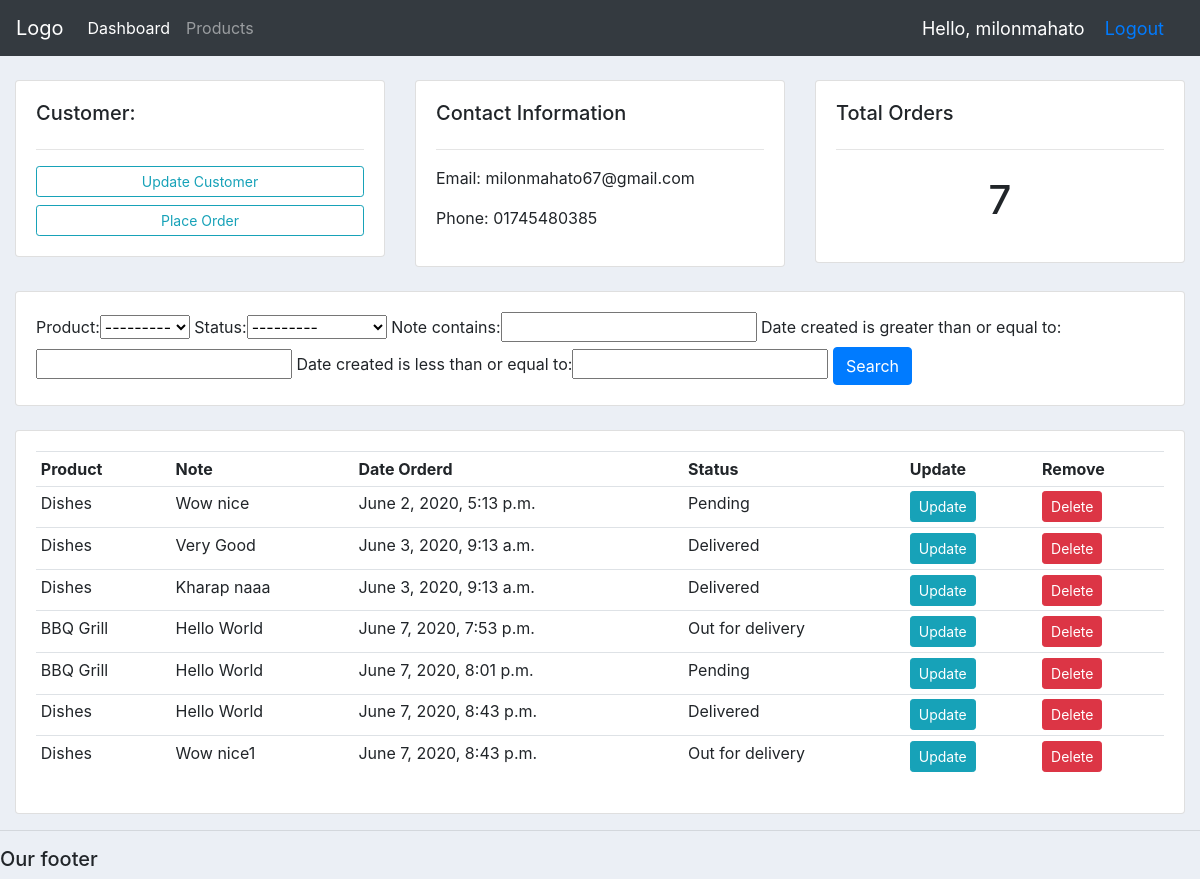
The app's page /customers/1 (signed in) with its own data.
### accounts/models.py (models this page shows, shortened)
class Customer(models.Model):
    user = models.OneToOneField(User, on_delete=models.CASCADE, null=True, blank=True)
    name = models.CharField(max_length=200, null=True)
    phone = models.CharField(max_length=200, null=True)
    profile_pic = models.ImageField(upload_to='profile_pics', default='profile_pics/2.jpg', null=True, blank=True)
    email = models.CharField(max_length=200, null=True)
    date_created = models.DateTimeField(auto_now_add=True, null=True)

class Order(models.Model):
    STATUS = (
        ('Pending', 'Pending'),
        ('Out for delivery', 'Out for delivery'),
        ('Delivered', 'Delivered'),
    )
    customer = models.ForeignKey(Customer, null=True,  on_delete=models.SET_NULL, related_name='orders')
    product = models.ForeignKey(Product, null=True, on_delete=models.SET_NULL)
    date_created = models.DateTimeField(auto_now_add=True, null=True)
    status = models.CharField(max_length=200, null=True, choices=STATUS)
    note = models.CharField(max_length=200, null=True)

class Product(models.Model):
    CATEGORY = (
        ('Indoor', 'Indoor'),
        ('Out Door', 'Out Door'),
    )
    name = models.CharField(max_length=200, null=True)
    price = models.FloatField(null=True)
    category = models.CharField(max_length=200, null=True, choices=CATEGORY)
    description = models.CharField(max_length=200, null=True, blank=True)
    date_created = models.DateTimeField(auto_now_add=True, null=True)
    tags = models.ManyToManyField(Tag)
    def __str__(self):
        return self.name

### accounts/views/classbased_view.py (the view)
# urls.py: path('customers/<str:pk>', CustomerView.as_view(), name='customers'),
class CustomerView(DetailView):
    model = Customer
    template_name = 'accounts/customers.html'
    context_object_name = 'customer'
    def get_context_data(self, **kwargs):
        context = super().get_context_data(**kwargs)
        customer = Customer.objects.get(id=self.kwargs.get('pk'))
        myFilter = OrderFilter(self.request.GET, queryset=customer.orders.all())
        orders = myFilter.qs
        context['myFilter'] = myFilter
        context['orders'] = orders
        return context
    @method_decorator(login_required(login_url='login'))
    @method_decorator(allowed_users(allowed_roles=['admin']))
    def dispatch(self, *args, **kwargs):
        return super().dispatch(*args, **kwargs)

### templates/accounts/customers.html
{% extends 'base.html' %}
{% block content %}
	<br>
    <div class="row">
        <div class="col-md">
            <div class="card card-body">
                <h5>Customer:</h5>
                <hr>
                <a class="btn btn-outline-info  btn-sm btn-block" href="">Update Customer</a>
                <a class="btn btn-outline-info  btn-sm btn-block" href="{% url 'create_order' customer.id %}">Place Order</a>
            </div>
        </div>
        <div class="col-md">
            <div class="card card-body">
                <h5>Contact Information</h5>
                <hr>
                <p>Email: {{ customer.email }}</p>
                <p>Phone: {{ customer.phone }}</p>
            </div>
        </div>
        <div class="col-md">
            <div class="card card-body">
                <h5>Total Orders</h5>
                <hr>
                <h1 style="text-align: center;padding: 10px">{{ customer.orders.count }}</h1>
            </div>
        </div>
    </div>
    <br>
    <div class="row">
        <div class="col">
            <div class="card card-body">
                <form method="get">
                    {{ myFilter.form }}
                    <button class="btn btn-primary" type="submit">Search</button>
                </form>
            </div>
        </div>
    </div>
    <br>
    <div class="row">
        <div class="col-md">
            <div class="card card-body">
                <table class="table table-sm">
                    <tr>
                        <th>Product</th>
                        <th>Note</th>
                        <th>Date Orderd</th>
                        <th>Status</th>
                        <th>Update</th>
                        <th>Remove</th>
                    </tr>
                    {% for order in orders %}
                        <tr>
                            <td>{{ order.product }}</td>
                            <td>{{ order.note }}</td>
                            <td>{{ order.date_created }}</td>
                            <td>{{ order.status }}</td>
                            <td><a class="btn btn-sm btn-info" href="{% url 'update_order' order.id %}">Update</a></td>
                            <td><a class="btn btn-sm btn-danger" href="{% url 'delete_order' order.id %}">Delete</a></td>
                        </tr>
                    {% endfor %}
                </table>
            </div>
        </div>
    </div>
{% endblock %}

### templates/navbar.html (shortened to what this page needs)
<nav class="navbar navbar-expand-lg navbar-dark bg-dark">
    <a class="navbar-brand" href="#">Logo</a>
    <div class="collapse navbar-collapse" id="navbarNav">
        <ul class="navbar-nav">
            {% if request.user.is_staff %}
                <li class="nav-item active">
                    <a class="nav-link" href="{% url 'home' %}">Dashboard</a>
                </li>
                <li class="nav-item">
                    <a class="nav-link" href="{% url 'products' %}">Products</a>
                </li>
            {% else %}
                <li class="nav-item">
                    <a class="nav-link" href="{% url 'account' %}">Setting</a>
                </li>
            {% endif %}
        </ul>
    </div>
    <span id = "hello-msg">Hello, {{ request.user }}</span>
    <span id = "hello-msg"><a href="{% url 'logout' %}">Logout</a></span>
</nav>

### static/css/main.css (style rules this page uses)
body { background-color: #ebeff5; }
#hello-msg { font-size: 18px; color: white; margin-right: 20px; }

### records on screen
Customer: email "milonmahato67@gmail.com", phone "01745480385", orders.count "7"
Order: product "Dishes", note "Wow nice", date_created "June 2, 2020, 5:13 p.m.", status "Pending"
Order: product "Dishes", note "Very Good", date_created "June 3, 2020, 9:13 a.m.", status "Delivered"
Order: product "Dishes", note "Kharap naaa", date_created "June 3, 2020, 9:13 a.m.", status "Delivered"
Order: product "BBQ Grill", note "Hello World", date_created "June 7, 2020, 7:53 p.m.", status "Out for delivery"
Order: product "BBQ Grill", note "Hello World", date_created "June 7, 2020, 8:01 p.m.", status "Pending"
Order: product "Dishes", note "Hello World", date_created "June 7, 2020, 8:43 p.m.", status "Delivered"
Order: product "Dishes", note "Wow nice1", date_created "June 7, 2020, 8:43 p.m.", status "Out for delivery"

### other values on screen
{{ request.user }} "milonmahato"
